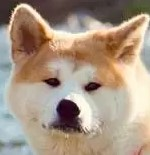
#> input picture hachi_face.jpg, 150 x 155 px
$ jupyter execute canny_edge_detection.ipynb   (shell and % lines are left out)
#> lines starting #> are read from the running program, lines starting #| are printed output that depends on the picture; after the words box and inside, x2 and y2 are one past the last pixel; in counts of white or black regions, pixels touching at a corner belong together
[cell 1]
import cv2
import numpy as np
import matplotlib.pyplot as plt

[cell 2]
img = cv2.imread("hachi_face.jpg")
#> img is the input picture: shape (155, 150, 3); mean B, G, R 131.4, 149.3, 168.2
img = cv2.cvtColor(img, cv2.COLOR_RGB2BGR)

[cell 3]
plt.imshow(img)

[cell 4]
edges = cv2.Canny(image=img, threshold1=150, threshold2= 150)
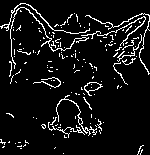
#> edges: shape (155, 150); 7.7% white in thin lines or dots
plt.imshow(edges)

[cell 5]
# to find the best value for the threshold
med_val = np.median(img)
#> med_val = 164
med_val
#> Out = 164

[cell 6]
# lOWER THRESHOLD EITHER 0 OR 70 %
lower = int(max(0, 0.70*med_val))
#> lower = 114
upper = int(max(255, 1.3*med_val))
#> upper = 255
lower, upper
#> Out = (114, 255)

[cell 7]
edges = cv2.Canny(image=img, threshold1=lower, threshold2=upper)
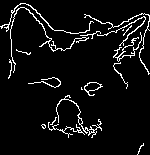
#> edges: shape (155, 150); 6.1% white in thin lines or dots
plt.imshow(edges)

[cell 8]
blurred_img = cv2.blur(img, ksize=(4,4))
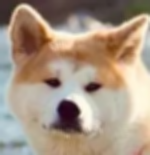
#> blurred_img: shape (155, 150, 3); mean R, G, B 167.7, 149, 131.2
edges = cv2.Canny(image=blurred_img, threshold1=lower, threshold2=upper)
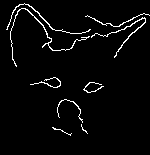
#> edges: shape (155, 150); 3.4% white in thin lines or dots, all inside (x1, y1, x2, y2) = (6, 3, 150, 136)
plt.imshow(edges)

$ run again, with hachi_1.jpg copied over hachi_face.jpg
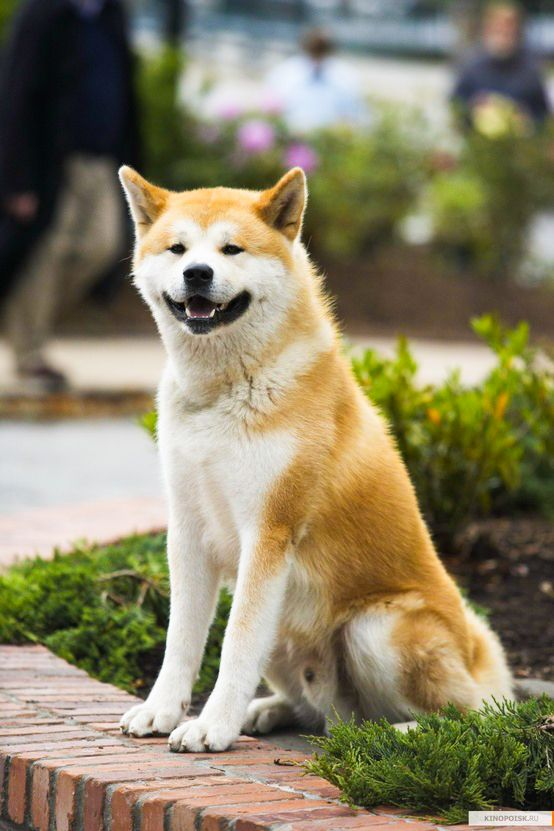
#> input picture hachi_1.jpg, 554 x 831 px
#> img is the input picture: shape (831, 554, 3); mean B, G, R 101.5, 129.2, 137
#> `edges = cv2.Canny(image=img, threshold1=150, threshold2= 150)`:
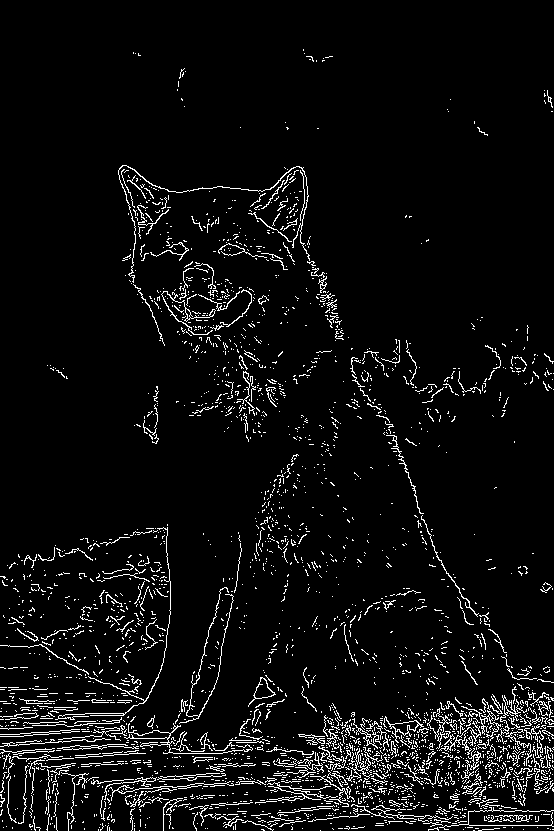
#> edges: shape (831, 554); 5.4% white in thin lines or dots
#> med_val = 115
#> lower = 80
#> upper = 255
#> `lower, upper`: Out = (80, 255)
#> `edges = cv2.Canny(image=blurred_img, threshold1=lower, threshold2=upper)`:
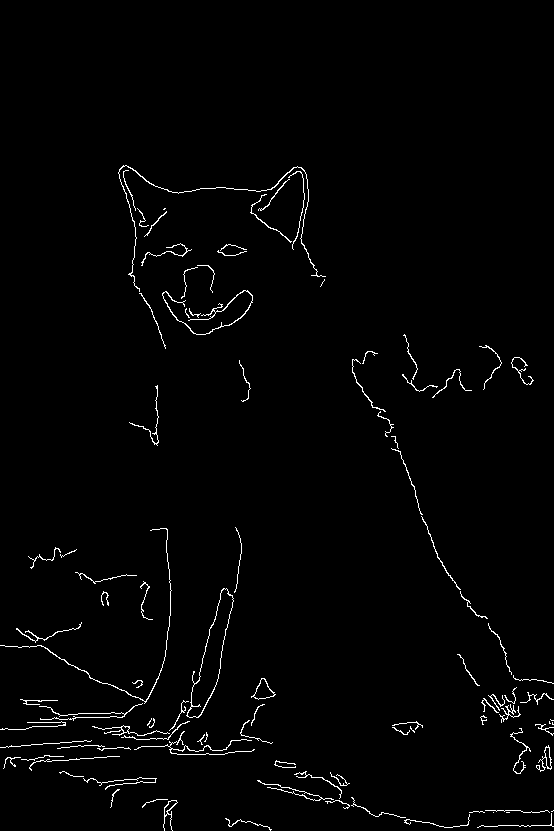
#> edges: shape (831, 554); 1.6% white in thin lines or dots, all inside (x1, y1, x2, y2) = (0, 165, 554, 831)
